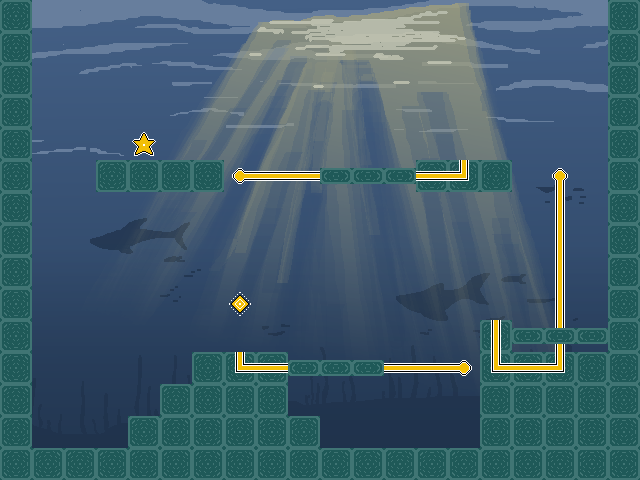

Tiled map render using the project's own tile images. Description and the whole map definition, tile-layer contents included, below:
An orthogonal 20x15 tile map with 32x32 px tiles, 7 tile layers (Ground, Platform, Walls, Wire1, ...), 1 image layer.

<map version="1.10" tiledversion="1.11.0" orientation="orthogonal" renderorder="right-down" width="20" height="15" tilewidth="32" tileheight="32" infinite="0" nextlayerid="10" nextobjectid="1">
 <tileset firstgid="1" source="../Tilesets/stargame_tilesets-Sheet.tsx" />
 <imagelayer id="9" name="Background">
  <image source="../Backgrounds/stargame_bgs_water.png" width="640" height="480" />
 </imagelayer>
 <layer id="2" name="Ground" width="20" height="15">
  <data encoding="csv">
0,0,0,0,0,0,0,0,0,0,0,0,0,0,0,0,0,0,0,0,
0,0,0,0,0,0,0,0,0,0,0,0,0,0,0,0,0,0,0,0,
0,0,0,0,0,0,0,0,0,0,0,0,0,0,0,0,0,0,0,0,
0,0,0,0,0,0,0,0,0,0,0,0,0,0,0,0,0,0,0,0,
0,0,0,0,0,0,0,0,0,0,0,0,0,0,0,0,0,0,0,0,
0,0,0,0,0,0,0,0,0,0,0,0,0,0,0,0,0,0,0,0,
0,0,0,0,0,0,0,0,0,0,0,0,0,0,0,0,0,0,0,0,
0,0,0,0,0,0,0,0,0,0,0,0,0,0,0,0,0,0,0,0,
0,0,0,0,0,0,0,0,0,0,0,0,0,0,0,0,0,0,0,0,
0,0,0,0,0,0,0,0,0,0,0,0,0,0,0,0,0,0,0,0,
0,0,0,0,0,0,0,0,0,0,0,0,0,0,0,10,0,0,0,0,
0,0,0,0,0,0,10,10,10,0,0,0,0,0,0,10,10,10,10,0,
0,0,0,0,0,10,10,10,10,0,0,0,0,0,0,10,10,10,10,0,
0,0,0,0,10,10,10,10,10,10,0,0,0,0,0,10,10,10,10,0,
10,10,10,10,10,10,10,10,10,10,10,10,10,10,10,10,10,10,10,10
</data>
 </layer>
 <layer id="3" name="Platform" width="20" height="15">
  <data encoding="csv">
0,0,0,0,0,0,0,0,0,0,0,0,0,0,0,0,0,0,0,0,
0,0,0,0,0,0,0,0,0,0,0,0,0,0,0,0,0,0,0,0,
0,0,0,0,0,0,0,0,0,0,0,0,0,0,0,0,0,0,0,0,
0,0,0,0,0,0,0,0,0,0,0,0,0,0,0,0,0,0,0,0,
0,0,0,0,0,0,0,0,0,0,0,0,0,0,0,0,0,0,0,0,
0,0,0,10,10,10,10,0,0,0,0,0,0,10,10,10,0,0,0,0,
0,0,0,0,0,0,0,0,0,0,0,0,0,0,0,0,0,0,0,0,
0,0,0,0,0,0,0,0,0,0,0,0,0,0,0,0,0,0,0,0,
0,0,0,0,0,0,0,0,0,0,0,0,0,0,0,0,0,0,0,0,
0,0,0,0,0,0,0,0,0,0,0,0,0,0,0,0,0,0,0,0,
0,0,0,0,0,0,0,0,0,0,0,0,0,0,0,0,0,0,0,0,
0,0,0,0,0,0,0,0,0,0,0,0,0,0,0,0,0,0,0,0,
0,0,0,0,0,0,0,0,0,0,0,0,0,0,0,0,0,0,0,0,
0,0,0,0,0,0,0,0,0,0,0,0,0,0,0,0,0,0,0,0,
0,0,0,0,0,0,0,0,0,0,0,0,0,0,0,0,0,0,0,0
</data>
 </layer>
 <layer id="4" name="Walls" width="20" height="15">
  <data encoding="csv">
10,0,0,0,0,0,0,0,0,0,0,0,0,0,0,0,0,0,0,10,
10,0,0,0,0,0,0,0,0,0,0,0,0,0,0,0,0,0,0,10,
10,0,0,0,0,0,0,0,0,0,0,0,0,0,0,0,0,0,0,10,
10,0,0,0,0,0,0,0,0,0,0,0,0,0,0,0,0,0,0,10,
10,0,0,0,0,0,0,0,0,0,0,0,0,0,0,0,0,0,0,10,
10,0,0,0,0,0,0,0,0,0,0,0,0,0,0,0,0,0,0,10,
10,0,0,0,0,0,0,0,0,0,0,0,0,0,0,0,0,0,0,10,
10,0,0,0,0,0,0,0,0,0,0,0,0,0,0,0,0,0,0,10,
10,0,0,0,0,0,0,0,0,0,0,0,0,0,0,0,0,0,0,10,
10,0,0,0,0,0,0,0,0,0,0,0,0,0,0,0,0,0,0,10,
10,0,0,0,0,0,0,0,0,0,0,0,0,0,0,0,0,0,0,10,
10,0,0,0,0,0,0,0,0,0,0,0,0,0,0,0,0,0,0,10,
10,0,0,0,0,0,0,0,0,0,0,0,0,0,0,0,0,0,0,10,
10,0,0,0,0,0,0,0,0,0,0,0,0,0,0,0,0,0,0,10,
0,0,0,0,0,0,0,0,0,0,0,0,0,0,0,0,0,0,0,0
</data>
 </layer>
 <layer id="5" name="Wire1" width="20" height="15">
  <data encoding="csv">
0,0,0,0,0,0,0,0,0,0,0,0,0,0,0,0,0,0,0,0,
0,0,0,0,0,0,0,0,0,0,0,0,0,0,0,0,0,0,0,0,
0,0,0,0,0,0,0,0,0,0,0,0,0,0,0,0,0,0,0,0,
0,0,0,0,0,0,0,0,0,0,0,0,0,0,0,0,0,0,0,0,
0,0,0,0,0,0,0,0,0,0,0,0,0,0,0,0,0,0,0,0,
0,0,0,0,0,0,0,1610612752,1610612753,1610612753,1610612753,1610612753,1610612753,1610612753,3221225491,0,0,16,0,0,
0,0,0,0,0,0,0,0,0,0,0,0,0,0,0,0,0,17,0,0,
0,0,0,0,0,0,0,0,0,0,0,0,0,0,0,0,0,17,0,0,
0,0,0,0,0,0,0,0,0,0,0,0,0,0,0,0,0,17,0,0,
0,0,0,0,0,0,0,0,0,0,0,0,0,0,0,0,0,17,0,0,
0,0,0,0,0,0,0,0,0,0,0,0,0,0,0,17,0,17,0,0,
0,0,0,0,0,0,0,1610612755,1610612753,1610612753,1610612753,1610612753,1610612753,1610612753,2684354576,1610612755,1610612753,3221225491,0,0,
0,0,0,0,0,0,0,0,0,0,0,0,0,0,0,0,0,0,0,0,
0,0,0,0,0,0,0,0,0,0,0,0,0,0,0,0,0,0,0,0,
0,0,0,0,0,0,0,0,0,0,0,0,0,0,0,0,0,0,0,0
</data>
 </layer>
 <layer id="6" name="Foreground" width="20" height="15">
  <data encoding="csv">
0,0,0,0,0,0,0,0,0,0,0,0,0,0,0,0,0,0,0,0,
0,0,0,0,0,0,0,0,0,0,0,0,0,0,0,0,0,0,0,0,
0,0,0,0,0,0,0,0,0,0,0,0,0,0,0,0,0,0,0,0,
0,0,0,0,0,0,0,0,0,0,0,0,0,0,0,0,0,0,0,0,
0,0,0,0,0,0,0,0,0,0,0,0,0,0,0,0,0,0,0,0,
0,0,0,0,0,0,0,0,0,0,0,0,0,0,0,0,0,0,0,0,
0,0,0,0,0,0,0,0,0,0,0,0,0,0,0,0,0,0,0,0,
0,0,0,0,0,0,0,0,0,0,0,0,0,0,0,0,0,0,0,0,
0,0,0,0,0,0,0,0,0,0,0,0,0,0,0,0,0,0,0,0,
0,0,0,0,0,0,0,0,0,0,0,0,0,0,0,0,0,0,0,0,
0,0,0,0,0,0,0,0,0,0,0,0,0,0,0,0,0,0,0,0,
0,0,0,0,0,0,0,0,0,0,0,0,0,0,0,0,0,0,0,0,
0,0,0,0,0,0,0,0,0,0,0,0,0,0,0,0,0,0,0,0,
0,0,0,0,0,0,0,0,0,0,0,0,0,0,0,0,0,0,0,0,
0,0,0,0,0,0,0,0,0,0,0,0,0,0,0,0,0,0,0,0
</data>
 </layer>
 <layer id="7" name="Stairs" width="20" height="15">
  <data encoding="csv">
0,0,0,0,0,0,0,0,0,0,0,0,0,0,0,0,0,0,0,0,
0,0,0,0,0,0,0,0,0,0,0,0,0,0,0,0,0,0,0,0,
0,0,0,0,0,0,0,0,0,0,0,0,0,0,0,0,0,0,0,0,
0,0,0,0,0,0,0,0,0,0,0,0,0,0,0,0,0,0,0,0,
0,0,0,0,0,0,0,0,0,0,0,0,0,0,0,0,0,0,0,0,
0,0,0,0,0,0,0,0,0,0,0,0,0,0,0,0,0,0,0,0,
0,0,0,0,0,0,0,0,0,0,0,0,0,0,0,0,0,0,0,0,
0,0,0,0,0,0,0,0,0,0,0,0,0,0,0,0,0,0,0,0,
0,0,0,0,0,0,0,0,0,0,0,0,0,0,0,0,0,0,0,0,
0,0,0,0,0,0,0,0,0,0,0,0,0,0,0,0,0,0,0,0,
0,0,0,0,0,0,0,0,0,0,0,0,0,0,0,0,0,0,0,0,
0,0,0,0,0,0,0,0,0,0,0,0,0,0,0,0,0,0,0,0,
0,0,0,0,0,0,0,0,0,0,0,0,0,0,0,0,0,0,0,0,
0,0,0,0,0,0,0,0,0,0,0,0,0,0,0,0,0,0,0,0,
0,0,0,0,0,0,0,0,0,0,0,0,0,0,0,0,0,0,0,0
</data>
 </layer>
 <layer id="8" name="Objects" width="20" height="15">
  <data encoding="csv">
0,0,0,0,0,0,0,0,0,0,0,0,0,0,0,0,0,0,0,0,
0,0,0,0,0,0,0,0,0,0,0,0,0,0,0,0,0,0,0,0,
0,0,0,0,0,0,0,0,0,0,0,0,0,0,0,0,0,0,0,0,
0,0,0,0,0,0,0,0,0,0,0,0,0,0,0,0,0,0,0,0,
0,0,0,0,33,0,0,0,0,0,0,0,0,0,42,0,0,0,0,0,
0,0,0,0,0,0,0,0,0,0,15,15,15,0,0,0,0,0,0,0,
0,0,0,0,0,0,0,0,0,0,0,0,0,0,0,0,0,0,0,0,
0,0,0,0,0,0,0,0,0,0,0,0,0,0,0,0,0,0,0,0,
0,0,0,0,0,0,0,0,0,0,0,0,0,0,0,0,0,0,0,0,
0,0,0,0,0,0,0,29,0,0,0,0,0,0,0,42,0,0,0,0,
0,0,0,0,0,0,0,42,0,0,0,0,0,0,0,0,15,15,15,0,
0,0,0,0,0,0,0,0,0,3221225487,3221225487,3221225487,0,0,0,0,0,0,0,0,
0,0,0,0,0,0,0,0,0,0,0,0,0,0,0,0,0,0,0,0,
0,0,0,0,0,0,0,0,0,0,0,0,0,0,0,0,0,0,0,0,
0,0,0,0,0,0,0,0,0,0,0,0,0,0,0,0,0,0,0,0
</data>
 </layer>
</map>